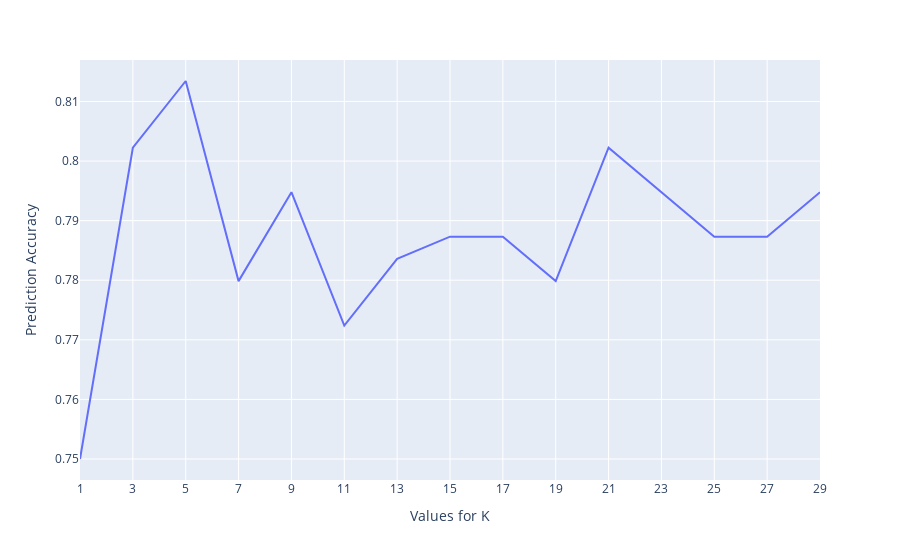

Notebook source saved alongside this figure:
### Markdown cell above
Observe that the current best value for K is 5, with an accuracy of 81.3432%

### Code cell
acc = [i[0] for i in accuracies]

fig = px.line(x=k_values, y=acc, labels={'x': 'Values for K', 'y': 'Prediction Accuracy'})
fig.update_xaxes(tickmode='array', tickvals=k_values)
fig.show()

### Figure 1 — Plotly figure (JSON) as saved in the notebook; plotly's stock layout.template omitted (floating-point values rounded to 4 significant figures)
{"data": [{"hovertemplate": "Values for K=%{x}<br>Prediction Accuracy=%{y}<extra></extra>", "legendgroup": "", "line": {"color": "#636efa", "dash": "solid"}, "marker": {"symbol": "circle"}, "mode": "lines", "name": "", "orientation": "v", "showlegend": false, "type": "scatter", "x": [1, 3, 5, 7, 9, 11, 13, 15, 17, 19, 21, 23, 25, 27, 29], "xaxis": "x", "y": [0.75, 0.8022, 0.8134, 0.7799, 0.7948, 0.7724, 0.7836, 0.7873, 0.7873, 0.7799, 0.8022, 0.7948, 0.7873, 0.7873, 0.7948], "yaxis": "y"}], "layout": {"legend": {"tracegroupgap": 0}, "margin": {"t": 60}, "xaxis": {"anchor": "y", "domain": [0, 1], "tickmode": "array", "tickvals": [1, 3, 5, 7, 9, 11, 13, 15, 17, 19, 21, 23, 25, 27, 29], "title": {"text": "Values for K"}}, "yaxis": {"anchor": "x", "domain": [0, 1], "title": {"text": "Prediction Accuracy"}}}}
